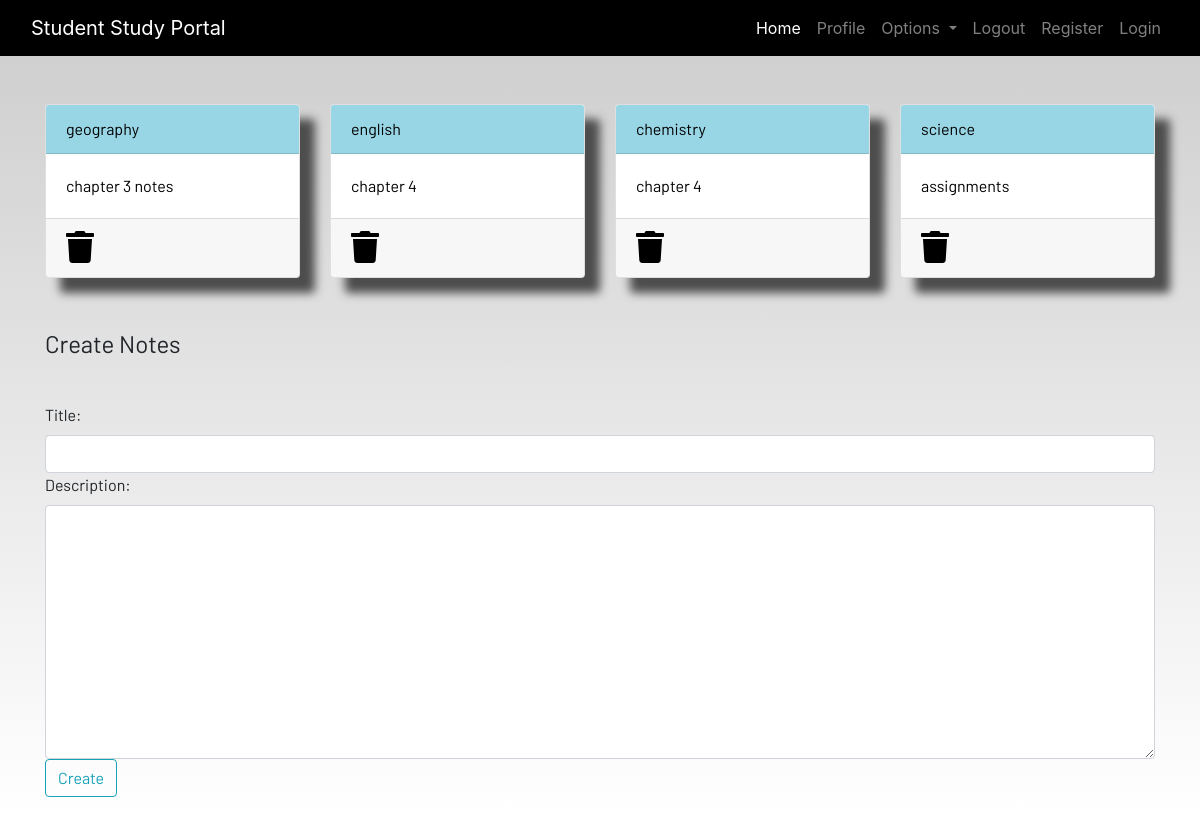
Screenshot of /notes/ (signed in) with the database file from the repository.
### dashboard/models.py (models this page shows, shortened)
class Notes(models.Model):
    user=models.ForeignKey(User,on_delete=models.CASCADE)
    title=models.CharField(max_length=200)
    description=models.TextField()

### dashboard/views.py (the view)
# urls.py: path("notes/",views.notes,name="notes"),
def notes(request):
    if request.method=="POST":
        form=NotesForm(request.POST)
        if form.is_valid():
            notes=Notes(user=request.user,title=request.POST['title'],description=request.POST['description'])
            notes.save()
            messages.success(request,'notes added  successfully')
    form=NotesForm
    notes=Notes.objects.filter(user=request.user)
    context={'notes':notes,'form':form}
    return render(request,'dashboard/notes.html',context)

### dashboard/templates/dashboard/notes.html (shortened to what this page needs)
{% extends 'dashboard/base.html' %}
{% load static %}
{% load crispy_forms_tags %}
{% block content %}
<div class="container">
    <div class="row">
        {%for note in notes%}
        <div class="col-md-3">
            <a href="{% url 'notes-details' note.id%}">
                <div class="card">
                    <div class="card-header">{{note.title}}</div>
                    <div class="card-body">{{note.description|slice:"0:100"}}</div>
                    <div class="card-footer mt-auto "><a href="{% url 'delete-notes' note.id%}">
                        <i class="fa fa-trash fa-2x"></i></a>
                    </div>
                </div>
            </a>
        </div>
        <br><br>
        {%endfor%}
    </div>
</div>
<br><br>
<div class="container">
    <form method="POST">
        <fieldset class="form-group">
            <legend class="border-bottom mb-4">Create Notes</legend>
        </fieldset>
        {{ form }}
        <div class="form-group">
            <button href="" class="btn btn-outline-info" type="submit">
                Create
            </button>
        </div>
    </form>
</div>
{% endblock content %}

### dashboard/static/css/main.css (style rules this page uses)
html { scroll-behavior: smooth; height: 100%; width: 100%; }
.card { box-shadow: 15px 15px 10px rgb(78, 77, 77); }
a { text-decoration: none !important; color: black; }
.card-header { color: black !important; background: rgb(152, 214, 230) !important; transition: 0.3s ease-in; }
html, body { max-width: 100%; overflow-x: hidden; height: 100%; width: 100%; }
body { background: linear-gradient(rgba(0, 0, 0, 0.2), rgba(255, 255, 255, 0.5)); overflow-x: hidden; background-repeat: no-repeat; }
.card-header { background-color: rgb(133, 204, 231); }
.col-md-3 .card { width: 100%; height: 100%; }
.fa { color: black; }

### rows the page displays
Notes: title "geography", description "chapter 3 notes"
Notes: title "english", description "chapter 4"
Notes: title "chemistry", description "chapter 4"
Notes: title "science", description "assignments"
